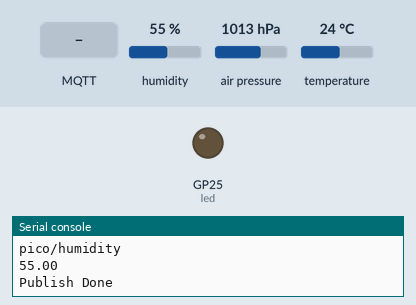
Recording of a program running on a simulated Raspberry Pi Pico running MicroPython. Parts: output pins drawn as LEDs (lit = HIGH), the last lines printed to the serial console. Inputs (shaded band) come from the test bench; at power-on: humidity 55 %, air pressure 1013 hPa, temperature 24 °C. WiFi joins after 1.5 s; no MQTT or app messages arrive unless stated.

Above: at 3.3 s.
3.4 s: MQTT message "ON" arrives on the first subscribed topic
At 8.3 s:
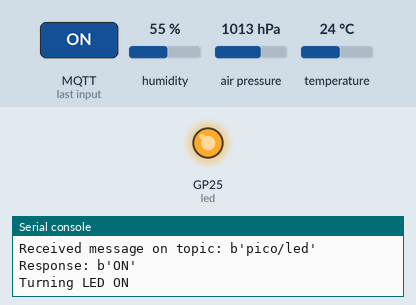
8.6 s: MQTT message "OFF" arrives on the first subscribed topic
At 12.8 s:
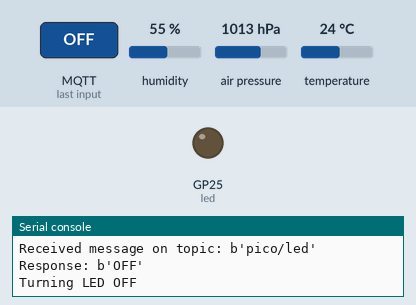
Timing chart, 0 to 14.3 s (numbered marks = the images above; inputs shaded):
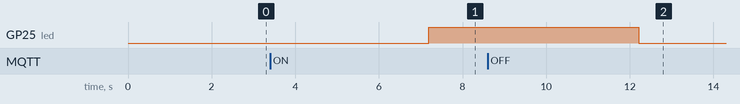

Measured:
- after the input at 3.4 s, GP25 (led): LOW → HIGH after 3.8 s
- after the input at 8.6 s, GP25 (led): HIGH → LOW after 3.6 s

The program:

12_5_mqtt_publish_subscribe.py
```python
# Rui Santos & Sara Santos - Random Nerd Tutorials
# Complete project details at https://RandomNerdTutorials.com/raspberry-pi-pico-w-micropython-ebook/

from machine import Pin, I2C
from time import sleep
import network
from umqtt.simple import MQTTClient
import config
import BME280

# Define LED
led = Pin('LED', Pin.OUT)

# Constants for MQTT Topics
MQTT_TOPIC_TEMPERATURE = 'pico/temperature'
MQTT_TOPIC_PRESSURE = 'pico/pressure'
MQTT_TOPIC_HUMIDITY = 'pico/humidity'
MQTT_TOPIC_LED = 'pico/led'

# MQTT Parameters
MQTT_SERVER = config.mqtt_server
MQTT_PORT = 0
MQTT_USER = config.mqtt_username
MQTT_PASSWORD = config.mqtt_password
MQTT_CLIENT_ID = b"raspberrypi_picow"
MQTT_KEEPALIVE = 7200
MQTT_SSL = True   # set to False if using local Mosquitto MQTT broker
MQTT_SSL_PARAMS = {'server_hostname': MQTT_SERVER}

# Initialize I2C communication
i2c = I2C(id=0, scl=Pin(5), sda=Pin(4), freq=10000)

# Initialize BME280 sensor
bme = BME280.BME280(i2c=i2c, addr=0x76)

def get_sensor_readings():
    temp = bme.temperature[:-1]
    hum = bme.humidity[:-1]
    pres = bme.pressure[:-3]
    return temp, hum, pres

def initialize_wifi(ssid, password):
    wlan = network.WLAN(network.STA_IF)
    wlan.active(True)

    # Connect to the network
    wlan.connect(ssid, password)

    # Wait for Wi-Fi connection
    connection_timeout = 10
    while connection_timeout > 0:
        if wlan.status() >= 3:
            break
        connection_timeout -= 1
        print('Waiting for Wi-Fi connection...')
        sleep(1)

    # Check if connection is successful
    if wlan.status() != 3:
        return False
    else:
        print('Connection successful!')
        network_info = wlan.ifconfig()
        print('IP address:', network_info[0])
        return True

def connect_mqtt():
    try:
        client = MQTTClient(client_id=MQTT_CLIENT_ID,
                            server=MQTT_SERVER,
                            port=MQTT_PORT,
                            user=MQTT_USER,
                            password=MQTT_PASSWORD,
                            keepalive=MQTT_KEEPALIVE,
                            ssl=MQTT_SSL,
                            ssl_params=MQTT_SSL_PARAMS)
        client.connect()
        return client
    except Exception as e:
        print('Error connecting to MQTT:', e)
        raise  # Re-raise the exception to see the full traceback

def publish_mqtt(topic, value):
    client.publish(topic, value)
    print(topic)
    print(value)
    print("Publish Done")

# Subcribe to MQTT topics
def subscribe(client, topic):
    client.subscribe(topic)
    print('Subscribe to topic:', topic)

# Callback function that runs when you receive a message on subscribed topic
def my_callback(topic, message):
    # Perform desired actions based on the subscribed topic and response
    print('Received message on topic:', topic)
    print('Response:', message)
    # Check the content of the received message
    if message == b'ON':
        print('Turning LED ON')
        led.value(1)  # Turn LED ON
    elif message == b'OFF':
        print('Turning LED OFF')
        led.value(0)  # Turn LED OFF
    else:
        print('Unknown command')

try:
    if not initialize_wifi(config.wifi_ssid, config.wifi_password):
        print('Error connecting to the network... exiting program')
    else:
        # Connect to MQTT broker, start MQTT client
        client = connect_mqtt()
        # Assign a callback and subscribe to topics
        client.set_callback(my_callback)
        subscribe(client, MQTT_TOPIC_LED)
        while True:
            # Read sensor data
            temperature, humidity, pressure = get_sensor_readings()

            # Publish as MQTT payload
            publish_mqtt(MQTT_TOPIC_TEMPERATURE, str(temperature))
            publish_mqtt(MQTT_TOPIC_PRESSURE, str(pressure))
            publish_mqtt(MQTT_TOPIC_HUMIDITY, str(humidity))

            # Check for new MQTT Messages
            client.check_msg()

            # Delay 5 seconds
            sleep(5)

except Exception as e:
    print('Error:', e)
```

config.py
```python
wifi_ssid = 'REPLACE_WITH_YOUR_SSID'
wifi_password = 'REPLACE_WITH_YOUR_PASSWORD'
mqtt_server = b'MQTT_BROKER_URL'
mqtt_username = b'BROKER_USERNAME'
mqtt_password = b'BROKER_PASSWORD'
```
